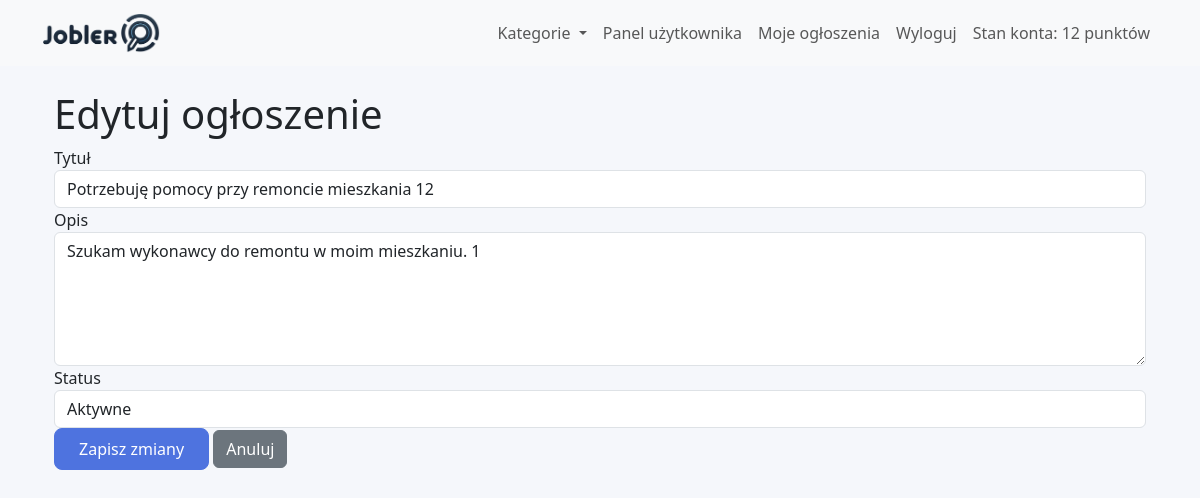
The app's page /views/user/edit_job.php?id=1 (signed in) with its own data.
### tables this page shows
CREATE TABLE `jobs` (
  `id` int(11) NOT NULL,
  `user_id` int(11) NOT NULL,
  `title` varchar(255) NOT NULL,
  `description` text NOT NULL,
  `status` enum('open','in_progress','closed') NOT NULL DEFAULT 'open',
  `created_at` timestamp NOT NULL DEFAULT current_timestamp(),
  `updated_at` timestamp NOT NULL DEFAULT current_timestamp() ON UPDATE current_timestamp(),
  `points_required` int(11) NOT NULL DEFAULT 1,
  `category_id` int(11) DEFAULT NULL,
  `executor_id` int(11) DEFAULT NULL
);

### models/Database.php (called while the page is built, shortened)
<?php
class Database {
    private static $pdo;
    public static function getConnection() {
        if (self::$pdo == null) {
            try {
                self::$pdo = new PDO(
                    'mysql:host=localhost;dbname=jobler',
                    'root',
                    ''
                );
                self::$pdo->setAttribute(PDO::ATTR_ERRMODE, PDO::ERRMODE_EXCEPTION);
                self::$pdo->setAttribute(PDO::ATTR_DEFAULT_FETCH_MODE, PDO::FETCH_ASSOC);
            } catch (PDOException $e) {
                die("Connection failed: " . $e->getMessage());
            }
        }
        return self::$pdo;
    }
}
?>

### models/Job.php (called while the page is built, shortened)
<?php
include_once('Database.php');
class Job {
    private $pdo;
    public function __construct() {
        $this->pdo = Database::getConnection();
    }
    public function getJobDetails($jobId) {
        $sql = "SELECT jobs.*, users.name as user_name
                FROM jobs
                LEFT JOIN users ON jobs.user_id = users.id
                WHERE jobs.id = :job_id";
        $stmt = $this->pdo->prepare($sql);
        $stmt->bindParam(':job_id', $jobId, PDO::PARAM_INT);
        $stmt->execute();
        return $stmt->fetch(PDO::FETCH_ASSOC);
    }
}
?>

### views/user/edit_job.php (the view, shortened to what this page needs)
<?php
include_once('../../models/Job.php');
$jobModel = new Job();
$jobId = $_GET['id'];
$job = $jobModel->getJobDetails($jobId);
include('../partials/header.php');
?>
<div class="container">
    <h1>Edytuj ogłoszenie</h1>
    <form method="POST">
        <div class="form-group">
            <label for="title">Tytuł</label>
            <input type="text" class="form-control" id="title" name="title" value="<?php echo htmlspecialchars($job['title']); ?>" required>
        </div>
        <div class="form-group">
            <label for="description">Opis</label>
            <textarea class="form-control" id="description" name="description" rows="5" required><?php echo htmlspecialchars($job['description']); ?></textarea>
        </div>
        <div class="form-group">
            <label for="status">Status</label>
            <select class="form-control" id="status" name="status" required>
                <option value="open" <?php echo $job['status'] === 'open' ? 'selected' : ''; ?>>Aktywne</option>
            </select>
        </div>
        <button type="submit" class="btn btn-primary">Zapisz zmiany</button>
        <a href="/views/user/dashboard.php" class="btn btn-secondary">Anuluj</a>
    </form>
</div>
<?php
include('../partials/footer.php');
?>

### css/style.css (style rules this page uses)
:root { --primary-color: #4e73df; --secondary-color: #f8f9fc; --accent-color: #36b9cc; --text-dark: #5a5c69; --border-radius: 12px; }
body { background-color: #f5f7fb; font-family: 'Segoe UI', Tahoma, Geneva, Verdana, sans-serif; }
.btn-primary { background-color: var(--primary-color); border-color: var(--primary-color); border-radius: 8px; padding: 0.5rem 1.5rem; }

### records on screen
jobs: title "Potrzebuję pomocy przy remoncie mieszkania 12", description "Szukam wykonawcy do remontu w moim mieszkaniu. 1", status "Aktywne"

### other values on screen
$_SESSION['user_account_balance'] "12"
